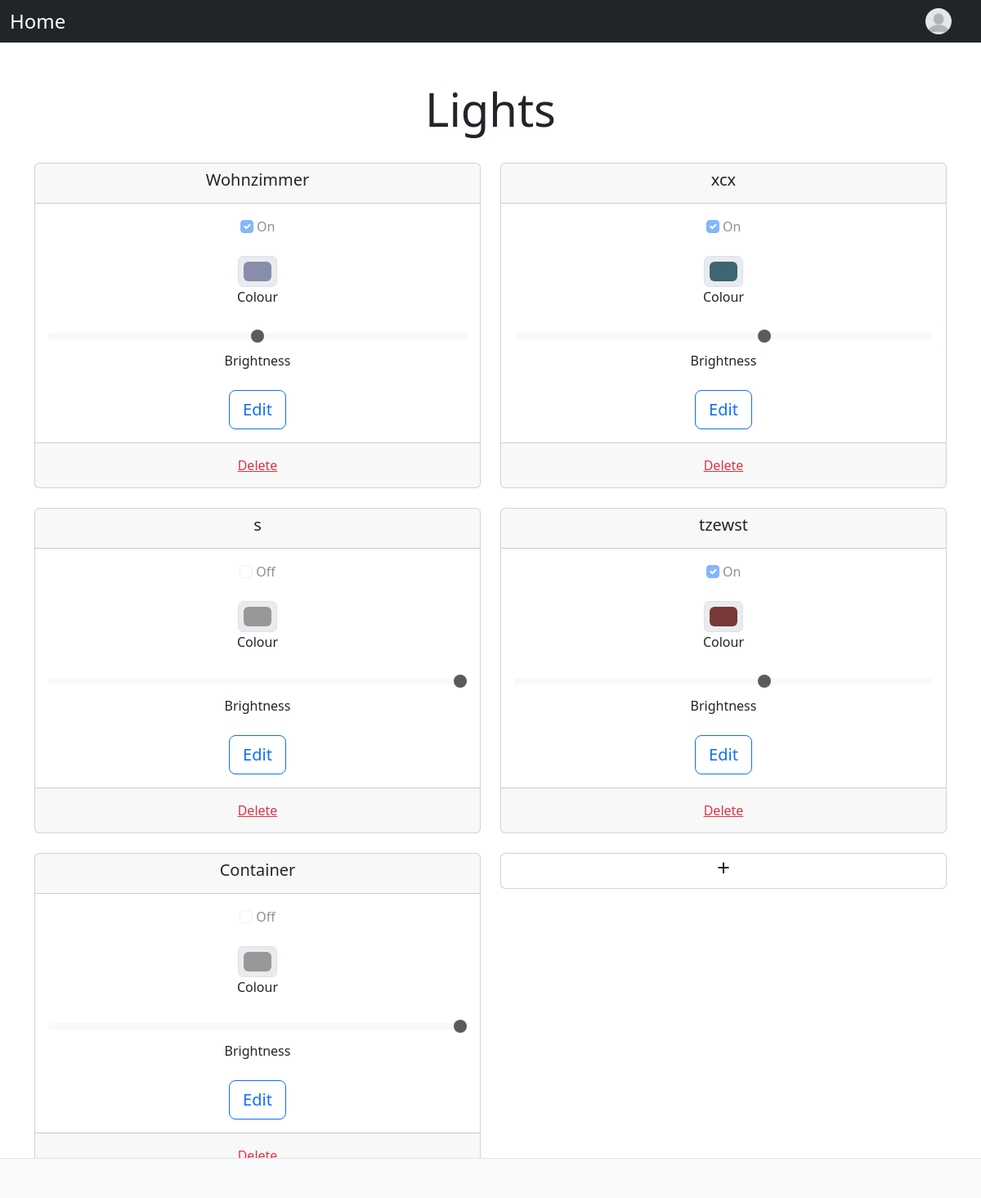
Page / (signed in) on the earlier database version.
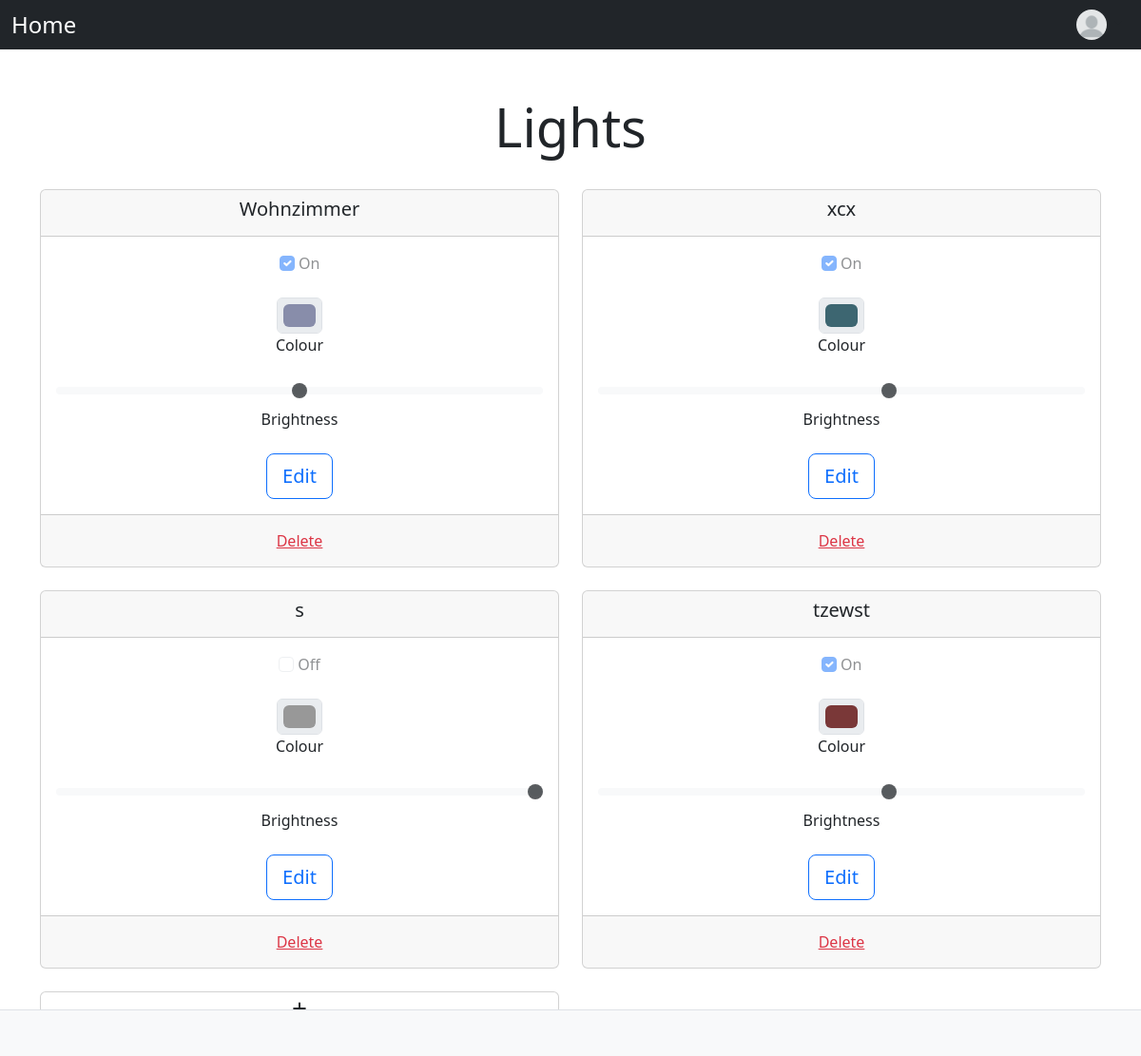
Same page on the later database version.
### lights/models.py (models this page shows)
class Light(models.Model):
    name = models.CharField(max_length=200)
    status = models.BooleanField(default=False)
    colour = models.CharField(max_length=200, default="#989898")
    brightness = models.IntegerField(default=100)

### lights/views.py (the view)
# urls.py: path('', views.index, name='index'),
@login_required
@user_passes_test(active_check)
def index(request):
    if request.method == "POST":
        form = AddForm(request.POST)
        if form.is_valid():
            light = form.save(commit=False)
            light.save()
        return redirect("index")
    else:
        light_list = Light.objects.all()
        context = {"latest_light_list": light_list}
        return render(request, "lights/index.html", context)

### lights/views.py (called while the page is built)
def active_check(user):
    account = Account.objects.get(user=user)
    return account.active

### lights/templates/lights/index.html (shortened to what this page needs)
{% include "header.html" %}
<div class="px-3 py-3 pt-md-5 pb-md-4 mx-auto text-center">
    <h1 class="display-4">Lights</h1>
</div>
<div class="container text-center">
    <div class="row row-cols-2 gx-4 d-flex align-items-stretch">
        {% for light in latest_light_list %}
            <div class="col">
                <div class="card mb-4">
                    <div class="card-header">
                        <h5 class="card-title">{{ light.name }}</h5>
                    </div>
                    <div class="card-body">
                        <div class="mb-4">
                            <input class="form-check-input" type="checkbox" role="switch" id="status_{{ forloop.counter }}"
                                   disabled {% if light.status %} checked{% endif %}>
                            <label class="form-check-label" for="status_{{ forloop.counter }}">{% if light.status %} On {% else %}
                                Off {% endif %}</label>
                        </div>
                        <div class="mb-4">
                            <input type="color" class="form-control form-control-color mx-auto" id="colour_{{ forloop.counter }}"
                                   value="{{ light.colour }}" disabled>
                            <label class="form-check-label" for="colour_{{ forloop.counter }}">Colour</label>
                        </div>
                        <div class="mb-4">
                            <input type="range" class="form-range" min="0" max="100" step="10" id="brightness_{{ forloop.counter }}"
                                   value="{{ light.brightness }}" disabled>
                            <label class="form-check-label" for="brightness_{{ forloop.counter }}">Brightness</label>
                        </div>
                        <a href="{% url 'detailLight' light.id %}" class="btn btn-outline-primary btn-lg btn-block">Edit</a>
                    </div>
                    <div class="card-footer text-muted">
                        <form action="{% url 'deleteLight' light.id %}" method="post">
                            <button type="submit" class="btn mx-auto link-danger btn-link">Delete</button>
                        </form>
                    </div>
                </div>
            </div>
        {% endfor %}
        <div class="col">
            <div class="card mb-4">
                <a href="{% url 'addLight' %}" class="my-auto stretched-link nav-link text-dark"><h3>+</h3></a>
            </div>
        </div>
    </div>
</div>
{% include "footer.html" %}

Differences in the rows shown:
removed Light: name "Container", shows "Off", colour "#989898", brightness "100"
